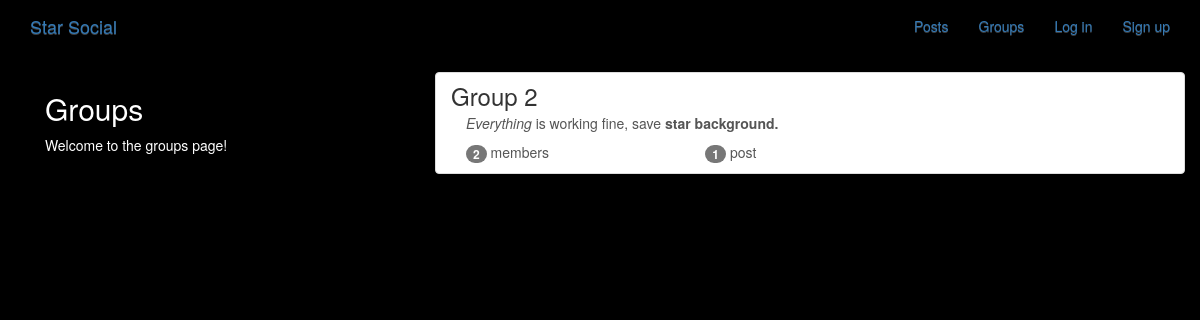
The app's page /groups/ with its own data.
### groups/models.py (models this page shows, shortened)
class Group(models.Model):
    name = models.CharField(unique=True, max_length=50)
    slug = models.SlugField(allow_unicode=True, unique=True)
    description = models.TextField(blank=True, default='')
    description_html = models.TextField(editable=False, default='', blank=True)
    members = models.ManyToManyField(User, through='GroupMember')
    creator = models.CharField(max_length=500, default='')
    class Meta:
        ordering = ['name']

### groups/views.py (the view)
# urls.py: path('', views.ListGroups.as_view(), name='all'),
class ListGroups(ListView):
    model = Group

### groups/templates/groups/group_list.html (shortened to what this page needs)
{% extends "groups/group_base.html" %}
{% block pregroup %}
  <div class="col-md-4">
      <div class="content">
          <h2>Groups</h2>
            <p>Welcome to the groups page!</p>
      </div>
  </div>
{% endblock pregroup %}
{% block group_content %}
  <div class="col-md-8">
    <div class="list-group">
      {% for group in object_list %}
        <a href="{% url 'groups:single' slug=group.slug %}" class="list-group-item">
          <h3 class="title list-group-item-heading">{{group.name}}</h3>
          <div class="list-group-item-text container-fluid">
            {{ group.description_html|safe }}
            <div class="row">
              <div class="col-md-4">
                <span class="badge">{{group.members.count}}</span>
                member{{group.members.count|pluralize}}
              </div>
              <div class="col-md-4">
                <span class="badge">{{group.posts.count}}</span>
                post{{group.posts.count|pluralize}}
              </div>
            </div>
          </div>
        </a>
      {% endfor %}
    </div>
  </div>
{% endblock group_content %}

### accounts/static/simplesocial/css/simple.css (style rules this page uses)
body { margin: 0; overflow: hidden; background-color: black; color:white; }

### records on screen
Group: name "Group 2", description_html "Everything is working fine, save star background.", members.count "2", posts.count "1"
